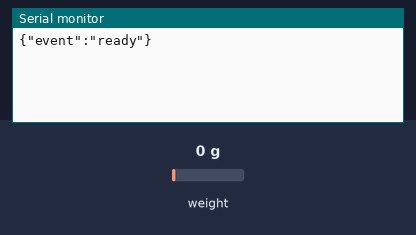
Bench run of a program on a simulated ESP32. Shown: the last lines printed to the serial monitor. The test bench sets the inputs (shaded band); at power-on: weight on the scale 0 g.

Above: at 3.2 s.
3.3 s: weight on the scale set to 100 g
At 5.9 s:
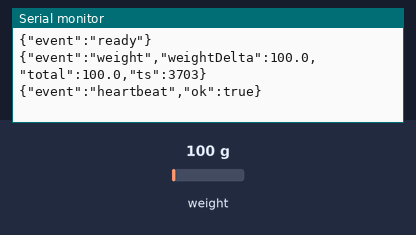
6.3 s: weight on the scale set to 1250 g
At 7.4 s:
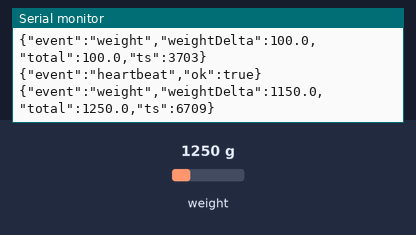

Measured:
- after the input at 3.3 s, the serial monitor: prints a new line after 0.50 s (image 1)
- after the input at 6.3 s, the serial monitor: prints a new line after 0.51 s (image 2)

The program:

main.cpp
```cpp
// esp32 firmware for the trolley's load cells (chapter 2.1.2). the four cells share one hx711 in a
// wheatstone bridge. settled weight changes go to the jetson as one json line each over serial,
// and the jetson turns them into mqtt scans.
//
// this compiles but has never run on a device. CALIBRATION_FACTOR in particular is a placeholder
// that has to be measured on real hardware with a known weight
#include <Arduino.h>
#include <HX711.h>

#include "stabilizer.h"

namespace {

constexpr int kDataPin = 16;
constexpr int kClockPin = 4;
constexpr float kCalibrationFactor = 420.0f;
constexpr int kTareSamples = 20;
constexpr uint32_t kHeartbeatMs = 5000;

HX711 scale;
ase::WeightStabilizer stabilizer;
uint32_t last_heartbeat = 0;

}  // namespace

void setup() {
  Serial.begin(115200);
  scale.begin(kDataPin, kClockPin);
  scale.set_scale(kCalibrationFactor);
  // the empty trolley reads as zero
  scale.tare(kTareSamples);
  Serial.println("{\"event\":\"ready\"}");
}

void loop() {
  const uint32_t now = millis();

  // so the jetson can tell a quiet trolley from a dead load cell
  if (now - last_heartbeat >= kHeartbeatMs) {
    last_heartbeat = now;
    Serial.printf("{\"event\":\"heartbeat\",\"ok\":%s}\n", scale.is_ready() ? "true" : "false");
  }

  // the hx711 has a sample about every 100ms. waiting for it here would block the heartbeat
  if (!scale.is_ready()) {
    delay(5);
    return;
  }

  if (stabilizer.update(scale.get_units(), now)) {
    Serial.printf("{\"event\":\"weight\",\"weightDelta\":%.1f,\"total\":%.1f,\"ts\":%lu}\n", stabilizer.delta(),
                  stabilizer.baseline(), static_cast<unsigned long>(now));
  }
}
```

stabilizer.h
```cpp
// the load cell trigger from chapter 5.3 of the spec: an event fires when the weight settles at a
// new value more than 10g from the last settled one. no arduino code in here, so it runs in the
// host tests too
#pragma once

#include <cmath>
#include <cstdint>

namespace ase {

// the cells are good to +/- 5g (chapter 2.1.2), so two readings of the same weight can be 10g apart
constexpr float kStableBandG = 10.0f;
// how long a reading has to hold before it counts. long enough for a dropped item to stop bouncing
constexpr uint32_t kStableForMs = 500;
// chapter 5.3: dWeight > 10g
constexpr float kMinDeltaG = 10.0f;

class WeightStabilizer {
 public:
  // feed every reading. true means a change settled, and delta() has its size in grams:
  // positive for an item added, negative for one taken out
  bool update(float grams, uint32_t now_ms) {
    if (!std::isfinite(grams)) return false;  // a bad read from the adc tells us nothing

    // compared with the running average: against any single reading, ordinary noise would keep
    // restarting the window and it would never settle
    if (count_ == 0 || std::fabs(grams - sum_ / static_cast<float>(count_)) > kStableBandG) {
      candidate_since_ = now_ms;
      fired_for_candidate_ = false;
      sum_ = grams;
      count_ = 1;
      return false;
    }

    sum_ += grams;
    count_++;
    // subtraction stays correct when millis() wraps around after 49 days
    if (fired_for_candidate_ || now_ms - candidate_since_ < kStableForMs) return false;

    // the average of the window is steadier than any one reading
    const float settled = sum_ / static_cast<float>(count_);
    fired_for_candidate_ = true;
    if (!has_baseline_) {
      has_baseline_ = true;
      baseline_ = settled;
      return false;  // the first settled weight is just the empty trolley
    }
    const float change = settled - baseline_;
    if (std::fabs(change) <= kMinDeltaG) return false;
    baseline_ = settled;
    delta_ = change;
    return true;
  }

  float delta() const { return delta_; }
  float baseline() const { return baseline_; }

 private:
  bool has_baseline_ = false;
  bool fired_for_candidate_ = false;
  uint32_t candidate_since_ = 0;
  float sum_ = 0;
  uint32_t count_ = 0;
  float baseline_ = 0;
  float delta_ = 0;
};

}  // namespace ase
```
